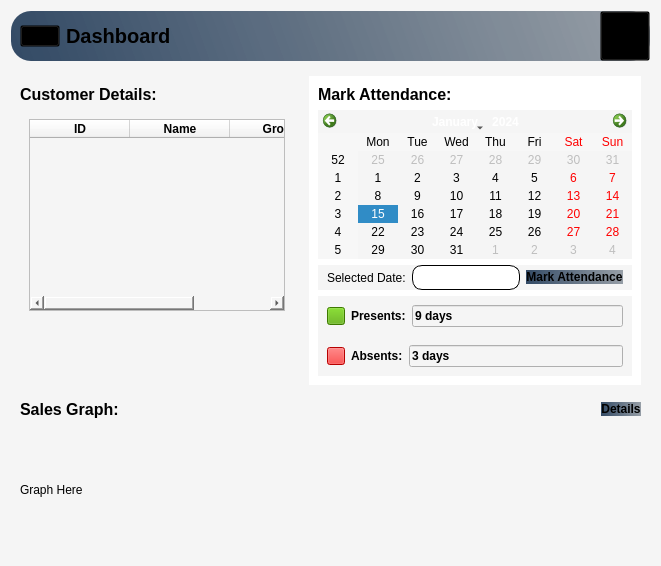
      <widget class="QWidget" name="Dashboard_page">
       <property name="styleSheet">
        <string notr="true">*{
background-color:#f5f5f5;
}
#HeaderFrame_9{
background-color:qlineargradient(spread:pad,x1:0,y1:0.505682,x2:1,y2:0.477,stop:0 rgba(20,47,78,219),stop:1 rgba(85,98,112,150));
 border-radius: 20px;
}
#widget_71,QPushButton,QLabel,#widget_72{
background:transparent;
}
#txt_SelectedDate{
background-color:#fff;
border-radius: 10px;
border: 1px solid #000000
}
#btn_MarkAttendance_2{
background-color:qlineargradient(spread:pad,x1:0,y1:0.505682,x2:1,y2:0.477,stop:0 rgba(20,47,78,219),stop:1 rgba(85,98,112,150));
 border-radius: 10px;

}
#pushButton{
background-color:#55aa00;
}
#pushButton_2{
background-color:#ff0000;
}
#widget_4{
background-color:#fff;
}
#btn_details{
background-color:qlineargradient(spread:pad,x1:0,y1:0.505682,x2:1,y2:0.477,stop:0 rgba(20,47,78,219),stop:1 rgba(85,98,112,150));
 border-radius: 10px;
}
#accountBtn_10:hover{
background-color:#ececec;
border-radius:20px;
}
#btn_MarkAttendance_2:hover,#btn_details:hover{
background-color:#ececec;
}</string>
       </property>
       <layout class="QVBoxLayout" name="verticalLayout_3">
        <item>
         <widget class="QWidget" name="widget" native="true">
          <layout class="QVBoxLayout" name="verticalLayout_4">
           <property name="spacing">
            <number>6</number>
           </property>
           <property name="leftMargin">
            <number>0</number>
           </property>
           <property name="topMargin">
            <number>0</number>
           </property>
           <property name="rightMargin">
            <number>0</number>
           </property>
           <property name="bottomMargin">
            <number>0</number>
           </property>
           <item alignment="Qt::AlignTop">
            <widget class="QWidget" name="HeaderFrame_9" native="true">
             <property name="autoFillBackground">
              <bool>false</bool>
             </property>
             <layout class="QHBoxLayout" name="horizontalLayout_81">
              <property name="spacing">
               <number>0</number>
              </property>
              <property name="leftMargin">
               <number>0</number>
              </property>
              <property name="topMargin">
               <number>0</number>
              </property>
              <property name="rightMargin">
               <number>0</number>
              </property>
              <property name="bottomMargin">
               <number>0</number>
              </property>
              <item alignment="Qt::AlignLeft">
               <widget class="QWidget" name="widget_71" native="true">
                <layout class="QHBoxLayout" name="horizontalLayout_82">
                 <property name="topMargin">
                  <number>0</number>
                 </property>
                 <property name="bottomMargin">
                  <number>0</number>
                 </property>
                 <item>
                  <widget class="QPushButton" name="menuBtn_10">
                   <property name="text">
                    <string/>
                   </property>
                   <property name="icon">
                    <iconset resource="Resource.qrc">
                     <normaloff>:/Black Icons/Graphics/featherBlack/menu.svg</normaloff>:/Black Icons/Graphics/featherBlack/menu.svg</iconset>
                   </property>
                   <property name="iconSize">
                    <size>
                     <width>24</width>
                     <height>24</height>
                    </size>
                   </property>
                  </widget>
                 </item>
                 <item>
                  <widget class="QLabel" name="appHeader_10">
                   <property name="font">
                    <font>
                     <pointsize>15</pointsize>
                     <weight>75</weight>
                     <bold>true</bold>
                    </font>
                   </property>
                   <property name="text">
                    <string>Dashboard</string>
                   </property>
                  </widget>
                 </item>
                </layout>
               </widget>
              </item>
              <item>
               <widget class="QWidget" name="widget_72" native="true">
                <layout class="QHBoxLayout" name="horizontalLayout_83">
                 <property name="spacing">
                  <number>0</number>
                 </property>
                 <property name="leftMargin">
                  <number>0</number>
                 </property>
                 <property name="topMargin">
                  <number>0</number>
                 </property>
                 <property name="rightMargin">
                  <number>0</number>
                 </property>
                 <property name="bottomMargin">
                  <number>0</number>
                 </property>
                 <item alignment="Qt::AlignRight">
                  <widget class="QPushButton" name="accountBtn_10">
                   <property name="minimumSize">
                    <size>
                     <width>50</width>
                     <height>50</height>
                    </size>
                   </property>
                   <property name="text">
                    <string/>
                   </property>
                   <property name="icon">
                    <iconset resource="Resource.qrc">
                     <normaloff>:/Black Icons/Graphics/featherBlack/user.svg</normaloff>:/Black Icons/Graphics/featherBlack/user.svg</iconset>
                   </property>
                   <property name="iconSize">
                    <size>
                     <width>32</width>
                     <height>32</height>
                    </size>
                   </property>
                  </widget>
                 </item>
                </layout>
               </widget>
              </item>
             </layout>
            </widget>
           </item>
           <item>
            <widget class="QWidget" name="widget_3" native="true">
             <layout class="QHBoxLayout" name="horizontalLayout_2">
              <property name="leftMargin">
               <number>0</number>
              </property>
              <property name="topMargin">
               <number>9</number>
              </property>
              <property name="bottomMargin">
               <number>9</number>
              </property>
              <item alignment="Qt::AlignTop">
               <widget class="QWidget" name="widget_2" native="true">
                <property name="minimumSize">
                 <size>
                  <width>2</width>
                  <height>0</height>
                 </size>
                </property>
                <layout class="QVBoxLayout" name="verticalLayout_18">
                 <property name="leftMargin">
                  <number>9</number>
                 </property>
                 <property name="rightMargin">
                  <number>9</number>
                 </property>
                 <item>
                  <widget class="QLabel" name="label_14">
                   <property name="font">
                    <font>
                     <pointsize>12</pointsize>
                     <weight>75</weight>
                     <bold>true</bold>
                    </font>
                   </property>
                   <property name="text">
                    <string>Customer Details:</string>
                   </property>
                  </widget>
                 </item>
                 <item>
                  <widget class="QWidget" name="widget_19" native="true">
                   <layout class="QVBoxLayout" name="verticalLayout_19">
                    <item>
                     <widget class="QTableWidget" name="tableWidget_2">
                      <attribute name="horizontalHeaderStretchLastSection">
                       <bool>true</bool>
                      </attribute>
                      <attribute name="verticalHeaderStretchLastSection">
                       <bool>true</bool>
                      </attribute>
                      <column>
                       <property name="text">
                        <string>ID</string>
                       </property>
                       <property name="font">
                        <font>
                         <weight>75</weight>
                         <bold>true</bold>
                        </font>
                       </property>
                      </column>
                      <column>
                       <property name="text">
                        <string>Name</string>
                       </property>
                       <property name="font">
                        <font>
                         <weight>75</weight>
                         <bold>true</bold>
                        </font>
                       </property>
                      </column>
                      <column>
                       <property name="text">
                        <string>Gross</string>
                       </property>
                       <property name="font">
                        <font>
                         <weight>75</weight>
                         <bold>true</bold>
                        </font>
                       </property>
                      </column>
                     </widget>
                    </item>
                   </layout>
                  </widget>
                 </item>
                </layout>
               </widget>
              </item>
              <item alignment="Qt::AlignRight|Qt::AlignTop">
               <widget class="QWidget" name="widget_4" native="true">
                <layout class="QVBoxLayout" name="verticalLayout_5">
                 <item>
                  <widget class="QLabel" name="label">
                   <property name="font">
                    <font>
                     <pointsize>12</pointsize>
                     <weight>75</weight>
                     <bold>true</bold>
                    </font>
                   </property>
                   <property name="text">
                    <string>Mark Attendance:</string>
                   </property>
                  </widget>
                 </item>
                 <item>
                  <widget class="QCalendarWidget" name="calendarWidget"/>
                 </item>
                 <item>
                  <widget class="QWidget" name="widget_5" native="true">
                   <layout class="QHBoxLayout" name="horizontalLayout_3">
                    <property name="topMargin">
                     <number>0</number>
                    </property>
                    <property name="bottomMargin">
                     <number>0</number>
                    </property>
                    <item>
                     <widget class="QLabel" name="label_2">
                      <property name="text">
                       <string>Selected Date:</string>
                      </property>
                     </widget>
                    </item>
                    <item>
                     <widget class="QLineEdit" name="txt_SelectedDate">
                      <property name="minimumSize">
                       <size>
                        <width>0</width>
                        <height>25</height>
                       </size>
                      </property>
                      <property name="readOnly">
                       <bool>true</bool>
                      </property>
                     </widget>
                    </item>
                    <item>
                     <widget class="QPushButton" name="btn_MarkAttendance_2">
                      <property name="font">
                       <font>
                        <weight>75</weight>
                        <bold>true</bold>
                       </font>
                      </property>
                      <property name="text">
                       <string>Mark Attendance</string>
                      </property>
                      <property name="icon">
                       <iconset resource="Resource.qrc">
                        <normaloff>:/White Icons/Graphics/featherBlack/checking-attendance.png</normaloff>:/White Icons/Graphics/featherBlack/checking-attendance.png</iconset>
                      </property>
                     </widget>
                    </item>
                   </layout>
                  </widget>
                 </item>
                 <item>
                  <widget class="QWidget" name="widget_6" native="true">
                   <layout class="QVBoxLayout" name="verticalLayout_6">
                    <property name="spacing">
                     <number>0</number>
                    </property>
                    <property name="leftMargin">
                     <number>0</number>
                    </property>
                    <property name="topMargin">
                     <number>0</number>
                    </property>
                    <property name="rightMargin">
                     <number>0</number>
                    </property>
                    <property name="bottomMargin">
                     <number>0</number>
                    </property>
                    <item>
                     <widget class="QWidget" name="widget_8" native="true">
                      <layout class="QHBoxLayout" name="horizontalLayout_4">
                       <item>
                        <widget class="QPushButton" name="pushButton">
                         <property name="maximumSize">
                          <size>
                           <width>18</width>
                           <height>18</height>
                          </size>
                         </property>
                         <property name="text">
                          <string/>
                         </property>
                        </widget>
                       </item>
                       <item>
                        <widget class="QLabel" name="label_3">
                         <property name="font">
                          <font>
                           <weight>75</weight>
                           <bold>true</bold>
                          </font>
                         </property>
                         <property name="text">
                          <string>Presents:</string>
                         </property>
                        </widget>
                       </item>
                       <item>
                        <widget class="QLineEdit" name="lineEdit">
                         <property name="font">
                          <font>
                           <weight>75</weight>
                           <bold>true</bold>
                          </font>
                         </property>
                         <property name="text">
                          <string>9 days</string>
                         </property>
                        </widget>
                       </item>
                      </layout>
                     </widget>
                    </item>
                    <item>
                     <widget class="QWidget" name="widget_7" native="true">
                      <layout class="QHBoxLayout" name="horizontalLayout_5">
                       <item>
                        <widget class="QPushButton" name="pushButton_2">
                         <property name="maximumSize">
                          <size>
                           <width>18</width>
                           <height>18</height>
                          </size>
                         </property>
                         <property name="text">
                          <string/>
                         </property>
                        </widget>
                       </item>
                       <item>
                        <widget class="QLabel" name="label_4">
                         <property name="font">
                          <font>
                           <weight>75</weight>
                           <bold>true</bold>
                          </font>
                         </property>
                         <property name="text">
                          <string>Absents:</string>
                         </property>
                        </widget>
                       </item>
                       <item>
                        <widget class="QLineEdit" name="lineEdit_3">
                         <property name="font">
                          <font>
                           <weight>75</weight>
                           <bold>true</bold>
                          </font>
                         </property>
                         <property name="text">
                          <string>3 days</string>
                         </property>
                        </widget>
                       </item>
                      </layout>
                     </widget>
                    </item>
                   </layout>
                  </widget>
                 </item>
                </layout>
               </widget>
              </item>
             </layout>
            </widget>
           </item>
           <item>
            <widget class="QWidget" name="widget_20" native="true">
             <layout class="QVBoxLayout" name="verticalLayout_20">
              <property name="leftMargin">
               <number>0</number>
              </property>
              <property name="topMargin">
               <number>0</number>
              </property>
              <property name="rightMargin">
               <number>0</number>
              </property>
              <property name="bottomMargin">
               <number>0</number>
              </property>
              <item alignment="Qt::AlignTop">
               <widget class="QWidget" name="widget_22" native="true">
                <layout class="QHBoxLayout" name="horizontalLayout_9">
                 <property name="topMargin">
                  <number>0</number>
                 </property>
                 <property name="bottomMargin">
                  <number>0</number>
                 </property>
                 <item>
                  <widget class="QLabel" name="label_15">
                   <property name="font">
                    <font>
                     <pointsize>12</pointsize>
                     <weight>75</weight>
                     <bold>true</bold>
                    </font>
                   </property>
                   <property name="text">
                    <string>Sales Graph:</string>
                   </property>
                  </widget>
                 </item>
                 <item alignment="Qt::AlignRight">
                  <widget class="QPushButton" name="btn_details">
                   <property name="font">
                    <font>
                     <weight>75</weight>
                     <bold>true</bold>
                    </font>
                   </property>
                   <property name="text">
                    <string>Details</string>
                   </property>
                   <property name="icon">
                    <iconset resource="Resource.qrc">
                     <normaloff>:/Black Icons/Graphics/featherBlack/clipboard.svg</normaloff>:/Black Icons/Graphics/featherBlack/clipboard.svg</iconset>
                   </property>
                   <property name="iconSize">
                    <size>
                     <width>20</width>
                     <height>20</height>
                    </size>
                   </property>
                  </widget>
                 </item>
                </layout>
               </widget>
              </item>
              <item>
               <widget class="QWidget" name="widget_21" native="true">
                <property name="sizePolicy">
                 <sizepolicy hsizetype="Preferred" vsizetype="Expanding">
                  <horstretch>0</horstretch>
                  <verstretch>0</verstretch>
                 </sizepolicy>
                </property>
                <property name="minimumSize">
                 <size>
                  <width>0</width>
                  <height>130</height>
                 </size>
                </property>
                <layout class="QVBoxLayout" name="verticalLayout_21">
                 <item>
                  <widget class="QLabel" name="label_16">
                   <property name="text">
                    <string>Graph Here</string>
                   </property>
                  </widget>
                 </item>
                </layout>
               </widget>
              </item>
             </layout>
            </widget>
           </item>
          </layout>
         </widget>
        </item>
       </layout>
      </widget>
